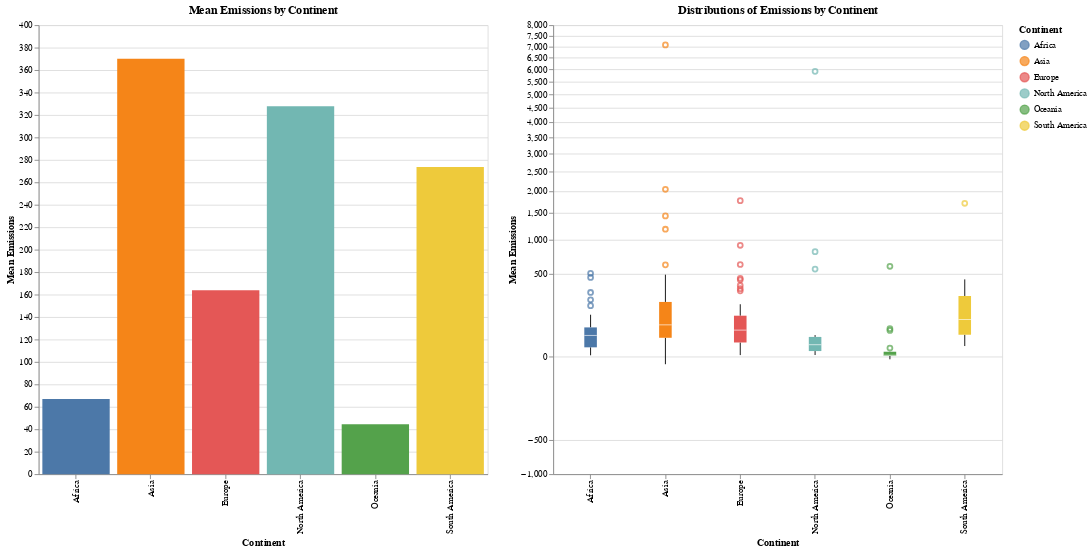

Notebook source saved alongside this figure:
### Code cell
# we take the mean of each continent and compare them
# this is the plot on the left
# we see that asia, north america, and sout america are a lot higher than the others
chart = alt.Chart(continent_df.mean(axis = 1).groupby(level = 0).mean().reset_index().rename(columns = {0:'Mean'})).mark_bar().encode(
    x='Continent',
    y=alt.Y('Mean:Q', title='Mean Emissions'),
    color='Continent'
).properties(
    title='Mean Emissions by Continent',
    width = 500,
    height = 500
    
)

chart


# we plot the distributions using boxplots
# talk about how we are skeptical about the means since they could be skewed by outliars
# this is the reason we also create the plot on the right
# the right plot reveals that our intution was correct
# The medians by cintinent are a lot closer 
# we notice several outliars that are muc h higher for Asia and North America
# also just talk about the graph on the right in general this answers the first part of the question
chart2 = alt.Chart(continent_df.mean(axis = 1).reset_index().drop(columns=['level_1']).rename(columns={0:'Emissions'})).mark_boxplot().encode(
    x='Continent',
    y=alt.Y('Emissions:Q', title='Mean Emissions', scale = alt.Scale(type = 'sqrt')),
    color='Continent'
).properties(
    title='Distributions of Emissions by Continent',
    width = 500,
    height = 500
    
)

alt.hconcat(chart,chart2)

### Figure 1 — Vega-Lite specification as saved in the notebook (floating-point values rounded to 4 significant figures; data arrays with more than 128 entries replaced by an {"elided": "..."} marker saying what was removed)
{"config": {"view": {"continuousWidth": 400, "continuousHeight": 300}}, "hconcat": [{"data": {"name": "data-55694ed6190409be002dece34b061baf"}, "mark": "bar", "encoding": {"color": {"field": "Continent", "type": "nominal"}, "x": {"field": "Continent", "type": "nominal"}, "y": {"field": "Mean", "title": "Mean Emissions", "type": "quantitative"}}, "height": 500, "title": "Mean Emissions by Continent", "width": 500}, {"data": {"name": "data-b0acc86ec0938b86277c2c7f84c11ef4"}, "mark": "boxplot", "encoding": {"color": {"field": "Continent", "type": "nominal"}, "x": {"field": "Continent", "type": "nominal"}, "y": {"field": "Emissions", "scale": {"type": "sqrt"}, "title": "Mean Emissions", "type": "quantitative"}}, "height": 500, "title": "Distributions of Emissions by Continent", "width": 500}], "$schema": "https://vega.github.io/schema/vega-lite/v4.17.0.json", "datasets": {"data-55694ed6190409be002dece34b061baf": [{"Continent": "Africa", "Mean": 66.97}, {"Continent": "Asia", "Mean": 370.0}, {"Continent": "Europe", "Mean": 163.8}, {"Continent": "North America", "Mean": 327.8}, {"Continent": "Oceania", "Mean": 44.55}, {"Continent": "South America", "Mean": 273.5}], "data-b0acc86ec0938b86277c2c7f84c11ef4": {"elided": "189 records"}}}
